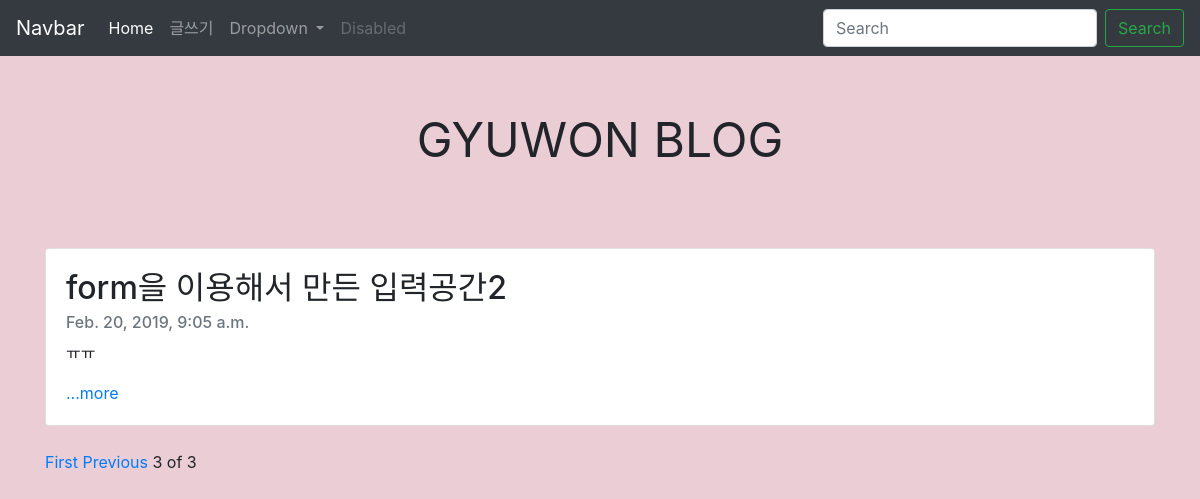
/?page=3, run on the app's committed database.
### blogapp/models.py (models this page shows, shortened)
class Blog(models.Model):
    title = models.CharField(max_length = 200)
    pub_date = models.DateTimeField('date published')
    body = models.TextField()
    def summary(self):
        return self.body[:100]

### blogapp/views.py (the view)
# urls.py: path('',blogapp.views.home, name="home"),
def home(request):
    blogs = Blog.objects  # 쿼리셋gg
    blog_list = Blog.objects.all()
    paginator = Paginator(blog_list, 3)
    page = request.GET.get('page')
    posts = paginator.get_page(page)
    return render(request, "home.html", {'blogs': blogs, 'posts':posts })

### blogapp/templates/home.html (shortened to what this page needs)
{%extends 'base.html'%}
{% block contents %}
<br>
<br>
<br>
{% for blog in posts %}
<div class="container">
    <div class="card">
        <div class="card-body">
            <h2 class="card-title">{{blog.title}}</h2>
            <h6 class="card-subtitle mb-2 text-muted">{{blog.pub_date}}</h6>
            <p class="card-text">{{blog.summary}}</p>
            <a href="{% url 'detail' blog.id %}" class="card-link">...more</a>
        </div>
    </div> <br>
</div>
{% endfor %}
<div class="container">
    {% if posts.has_previous %}
    <a href="?page=1">First</a>
    <a href="?page={{posts.previous_page_number}}">Previous</a>
    {%endif%}
    <span>{{posts.number}}</span>
    <span>of</span>
    <span>{{posts.paginator.num_pages}}</span>
</div>
{%endblock%}

### blogproject/templates/base.html (style rules this page uses)
body { background-color: #EBCDD5; }

### data on the page
Blog: title "form을 이용해서 만든 입력공간2", pub_date "Feb. 20, 2019, 9:05 a.m.", summary "ㅠㅠ"

### other printed values
{{ posts.number }} "3"
{{ posts.paginator.num_pages }} "3"
